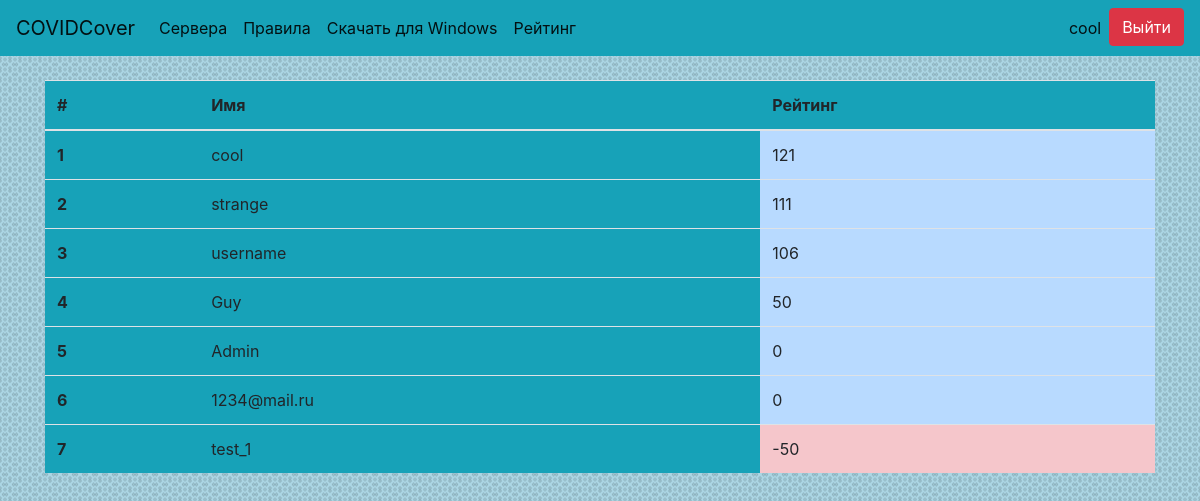
The app's page /get_leaderboard (signed in) with its own data.
### website/data/user.py (models this page shows, shortened)
class User(SqlAlchemyBase, UserMixin, SerializerMixin):
    __tablename__ = 'users'
    id = Column(Integer, primary_key=True, autoincrement=True, unique=True)
    email = Column(String, unique=True)
    username = Column(String, unique=True)
    hashed_password = Column(String, unique=False)
    token = Column(String, default=lambda: str(uuid4()), unique=True)
    privilege = Column(Integer, ForeignKey('privileges.id'), default=2, unique=False)
    order = relation('Order', back_populates='user')
    privilege_obj = relation('Privilege')
    score = Column(Integer, default=0, unique=False)
    role = Column(String, unique=False, default='', nullable=True)

### website/main.py (the view)
@app.route('/get_leaderboard')
def get_leaderboard():
    if current_user.is_authenticated:
        session = create_session()
        users = session.query(User).order_by(User.score.desc())
        return render_template('leaderboard.html', title='Leaderboard', users=users)
    else:
        abort(404)

### website/data/db_session.py (called while the page is built)
def create_session():
    global __factory
    return __factory()

### website/main.py (called while the page is built)
@login_manager.user_loader
def load_user(user_id):
    session = create_session()
    return session.query(User).get(user_id)

### website/templates/leaderboard.html
{% extends 'base.html' %}
{% block body %}
<div>
    <table class="table bg-info">
        <thead>
            <tr>
                <th scope="col">#</th>
                <th scope="col">Имя</th>
                <th scope="col">Рейтинг</th>
            </tr>
        </thead>
    <tbody>
        {% for user in users %}
        <tr>
            <th scope="row">{{ loop.index }}</th>
            <td>{{ user.username }}</td>
            {% if user.score >= 0 %}
            <td class="table-primary">{{ user.score }}</td>
            {% else %}
            <td class="table-danger">{{ user.score }}</td>
            {% endif %}
        </tr>
        {% endfor %}
    </tbody>
    </table>
</div>
{% endblock %}

### website/templates/base.html (shortened to what this page needs)
<!DOCTYPE html>
<html lang="ru">
<head>
    <link rel="stylesheet" href="https://stackpath.bootstrapcdn.com/bootstrap/4.4.1/css/bootstrap.min.css">
    <link rel="stylesheet" href="/static/css/styles.css">
</head>
<body class="bg">
    <header>
<nav class="navbar navbar-expand-lg navbar-light bg-info">
  <a class="navbar-brand" href="/">COVIDCover</a>
  <div class="collapse navbar-collapse" id="navbarSupportedContent">
    <ul class="navbar-nav mr-auto">
            {% if current_user.is_authenticated %}
      <li class="nav-item active">
        <a class="nav-link" href="/monitor_servers">Сервера</a>
      </li>
        {% endif %}
<li class="nav-item active">
        <a class="nav-link" href="/rules" role="button">Правила</a>
      </li>
        <li class="nav-item active">
        <a class="nav-link" href="/static/installer.exe" role="button">Скачать для Windows</a>
      </li>
            {% if current_user.is_authenticated %}
        <li class="nav-item active">
        <a class="nav-link" href="/get_leaderboard" role="button">Рейтинг</a>
      </li>
        {% endif %}
    </ul>
    <ul class="navbar-nav">
    {% if current_user.is_authenticated %}
      <li class="nav-item active">
          <a class="nav-link disabled" href="/logout">{{ current_user.username }}</a>
      </li>
        <li class="nav-item active">
          <a class="btn btn-danger" href="/logout">Выйти</a>
      </li>
          {% else %}
        <li class="nav-item">
            <a class="btn btn-primary " href="/register">Зарегистрироваться</a>
            <a class="btn btn-success" href="/login">Войти</a>
        </li>
    {% endif %}
    </ul>
  </div>
</nav>
    </header>
    <div>
    <main role="main" class="container">
        <br>
        {% block body %}{% endblock %}
    </main>
    </div>
</body>
</html>

### website/static/css/styles.css (style rules this page uses)
.bg { background-image: url("/static/img/fon.png"); background-position: center; background-repeat: repeat; }

### records on screen
User: username "cool", score "121"
User: username "strange", score "111"
User: username "username", score "106"
User: username "Guy", score "50"
User: username "Admin", score "0"
User: username "1234@mail.ru", score "0"
User: username "test_1", score "-50"
